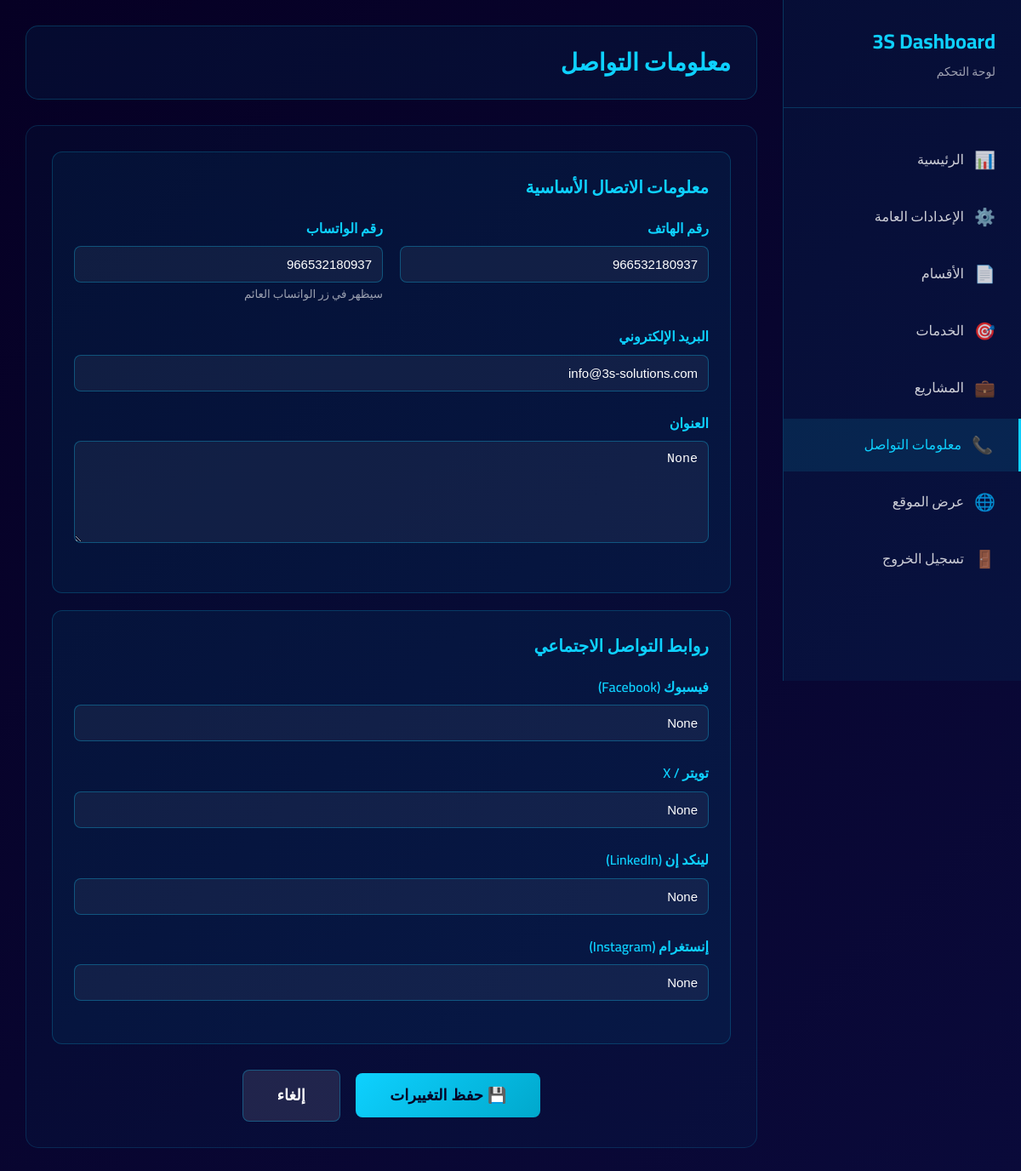
Screenshot of /dashboard/contact (signed in) with the database file from the repository.
### app.py (models this page shows)
class ContactInfo(db.Model):
    id = db.Column(db.Integer, primary_key=True)
    phone = db.Column(db.String(50))
    email = db.Column(db.String(100))
    address = db.Column(db.Text)
    whatsapp = db.Column(db.String(50))
    facebook = db.Column(db.String(200))
    twitter = db.Column(db.String(200))
    linkedin = db.Column(db.String(200))
    instagram = db.Column(db.String(200))
    youtube = db.Column(db.String(200))
    updated_at = db.Column(db.DateTime, default=datetime.utcnow, onupdate=datetime.utcnow)

### app.py (the view, shortened to what this page needs)
@app.route('/dashboard/contact', methods=['GET', 'POST'])
@login_required
def contact():
    contact_info = ContactInfo.query.first()
    return render_template('dashboard/contact.html', contact=contact_info)

### app.py (called while the page is built)
@login_manager.user_loader
def load_user(user_id):
    return User.query.get(int(user_id))

### templates/dashboard/contact.html (shortened to what this page needs)
{% extends "dashboard/base.html" %}
{% block page_title %}معلومات التواصل{% endblock %}
{% block content %}
<form method="POST">
    <div class="card">
        <div class="card-header">
            <h3>معلومات الاتصال الأساسية</h3>
        </div>
        <div style="display: grid; grid-template-columns: 1fr 1fr; gap: 20px;">
            <div class="form-group">
                <label for="phone">رقم الهاتف</label>
                <input type="text" id="phone" name="phone" value="{{ contact.phone }}" placeholder="966532180937">
            </div>
            <div class="form-group">
                <label for="whatsapp">رقم الواتساب</label>
                <input type="text" id="whatsapp" name="whatsapp" value="{{ contact.whatsapp }}" placeholder="966532180937">
                <small style="color: rgba(255,255,255,0.6);">سيظهر في زر الواتساب العائم</small>
            </div>
        </div>
        <div class="form-group">
            <label for="email">البريد الإلكتروني</label>
            <input type="email" id="email" name="email" value="{{ contact.email }}" placeholder="info@3s-solutions.com">
        </div>
        <div class="form-group">
            <label for="address">العنوان</label>
            <textarea id="address" name="address" rows="3" placeholder="الرياض، المملكة العربية السعودية">{{ contact.address }}</textarea>
        </div>
    </div>
    <div class="card">
        <div class="card-header">
            <h3>روابط التواصل الاجتماعي</h3>
        </div>
        <div class="form-group">
            <label for="facebook">فيسبوك (Facebook)</label>
            <input type="url" id="facebook" name="facebook" value="{{ contact.facebook }}" placeholder="https://facebook.com/your-page">
        </div>
        <div class="form-group">
            <label for="twitter">تويتر / X</label>
            <input type="url" id="twitter" name="twitter" value="{{ contact.twitter }}" placeholder="https://twitter.com/your-account">
        </div>
        <div class="form-group">
            <label for="linkedin">لينكد إن (LinkedIn)</label>
            <input type="url" id="linkedin" name="linkedin" value="{{ contact.linkedin }}" placeholder="https://linkedin.com/company/your-company">
        </div>
        <div class="form-group">
            <label for="instagram">إنستغرام (Instagram)</label>
            <input type="url" id="instagram" name="instagram" value="{{ contact.instagram }}" placeholder="https://instagram.com/your-account">
        </div>
    </div>
    <div style="text-align: center; margin-top: 30px;">
        <button type="submit" class="btn btn-primary" style="padding: 15px 40px; font-size: 18px;">
            💾 حفظ التغييرات
        </button>
        <a href="{{ url_for('dashboard') }}" class="btn btn-secondary" style="padding: 15px 40px; font-size: 18px; margin-right: 15px;">
            إلغاء
        </a>
    </div>
</form>
{% endblock %}

### templates/dashboard/base.html (style rules this page uses)
* { margin: 0; padding: 0; box-sizing: border-box; }
body { font-family: 'Cairo', 'Nunito', sans-serif; background: linear-gradient(135deg, #060024 0%, #0a0a3a 100%); color: #ffffff; line-height: 1.6; }
.btn { padding: 10px 20px; border: none; border-radius: 8px; cursor: pointer; font-weight: 600; transition: all 0.3s ease; text-decoration: none; display: inline-block; }
.btn-primary { background: linear-gradient(135deg, #0ed1ff, #00a8cc); color: #060024; }
.btn-secondary { background: rgba(255, 255, 255, 0.1); color: #ffffff; border: 1px solid rgba(14, 209, 255, 0.3); }
.form-group { margin-bottom: 25px; }
.form-group label { display: block; margin-bottom: 8px; color: #0ed1ff; font-weight: 600; }
.form-group input, .form-group textarea, .form-group select { width: 100%; padding: 12px; border: 1px solid rgba(14, 209, 255, 0.3); border-radius: 8px; background: rgba(255, 255, 255, 0.05); color: #ffffff; font-size: 15px; }
.form-group textarea { min-height: 120px; resize: vertical; }
.card { background: rgba(14, 209, 255, 0.05); border: 1px solid rgba(14, 209, 255, 0.2); border-radius: 12px; padding: 25px; margin-bottom: 20px; }
.card-header { display: flex; justify-content: space-between; align-items: center; margin-bottom: 20px; }
.card-header h3 { color: #0ed1ff; font-size: 20px; }

### rows the page displays
ContactInfo: phone "966532180937", whatsapp "966532180937", email "info@3s-solutions.com", address "None", facebook "None", twitter "None", linkedin "None", instagram "None"
